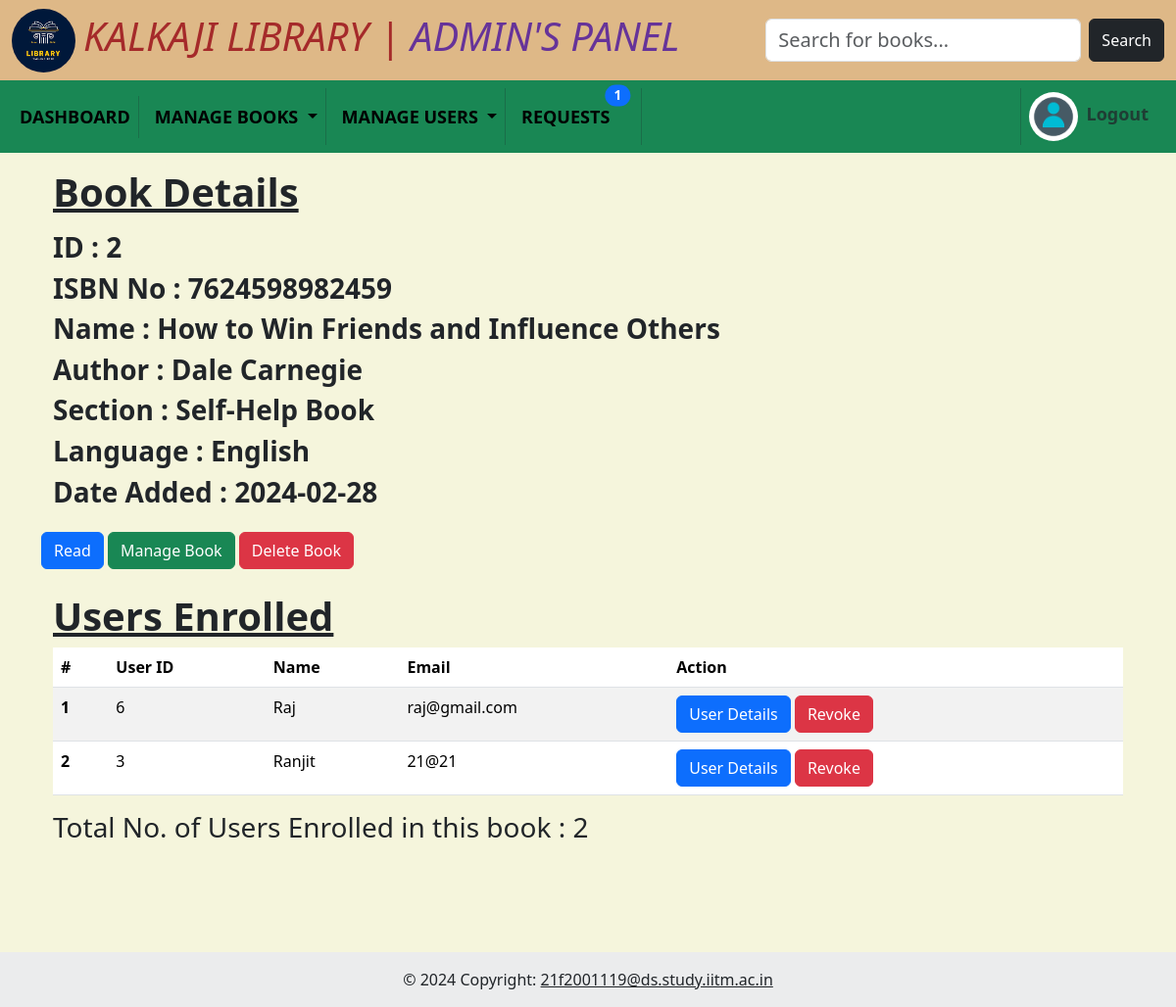
Page /view/2 (signed in) on the committed database.
### models/model.py (models this page shows)
class Book(db.Model):
    __tablename__ = "book"
    id = db.Column(db.Integer, autoincrement=True, nullable=False, primary_key=True)
    isbn = db.Column(db.Integer, unique=True, nullable=False)
    name = db.Column(db.String, nullable=False)
    content = db.Column(db.String)
    author_name = db.Column(db.String)
    section = db.Column(db.Integer, db.ForeignKey("sections.id"), nullable=False)
    language = db.Column(db.String)
    date_added = db.Column(db.Date)
    rating = db.Column(db.Integer)
    enrollments = db.relationship("Enrollments", back_populates="book")
    ratings = db.relationship("Rating", backref="book")
    sections = db.relationship('Sections', backref='books')

class Sections(db.Model):
    __tablename__ = "sections"
    id = db.Column(db.Integer, autoincrement=True, primary_key=True)
    name = db.Column(db.String, nullable=False, unique=True)
    date_created = db.Column(db.Date)
    description = db.Column(db.String)

class User(db.Model):
    __tablename__ = "user"
    id = db.Column(db.Integer, autoincrement=True, primary_key=True)
    name = db.Column(db.String, nullable=False)
    email = db.Column(db.String, unique=True)
    password = db.Column(db.String)
    enrollments = db.relationship("Enrollments", back_populates="user")

### controllers/admin.py (the view)
@app.route("/view/<int:id>", methods=["GET", "POST"])
def view(id):
    if request.method == "GET":
        book = Book.query.filter_by(id=id).first()
        enrollments = book.enrollments
        users = []
        for i in enrollments:
            user = User.query.filter_by(id=i.user_id).first()
            users.append(user)
        return render_template("admin/view.html", book=book, users=users, i=len(users))
    elif request.method == "POST":
        return redirect(url_for("users"))

### controllers/admin.py (called while the page is built)
@app.before_request
def before_req():
    if "admin" not in session and request.endpoint in admin_routes:
        return redirect("/admin_login")
    elif "user_id" not in session and request.endpoint in user_routes:
        return redirect("/user_login")

### controllers/index.py (called while the page is built)
@app.context_processor
def inject_admin():
    admin1 = 1
    admin0 = 0
    req = Book_req.query.all()
    msg = Messages.query.filter_by(user_id=session.get('user_id')).all()
    return dict(admin1=admin1, admin0=admin0, req=len(req), msg=len(msg))

### templates/admin/view.html (shortened to what this page needs)
{% include 'admin/layout.html' %}
<div class="container mt-3 d-flex flex-column min-vh-100">
    <div class="container">
        <h1 class="fw-bold text-decoration-underline">Book Details</h1>
        <h3 class="fw-bold mt-3">
            ID : {{ book.id }}
        </h3>
        <h3 class="fw-bold">
            ISBN No : {{ book.isbn }}
        </h3>
        <h3 class="fw-bold">
            Name : {{ book.name }}
        </h3>
        <h3 class="fw-bold">
            Author : {{ book.author_name }}
        </h3>
        <h3 class="fw-bold">
            Section : {{ book.sections.name }}
        </h3>
        <h3 class="fw-bold">
            Language : {{ book.language }}
        </h3>
        <h3 class="fw-bold">
            Date Added : {{ book.date_added }}
        </h3>
    </div>
    <div class="mb-4 mt-3">
        <a href="/book-id/{{book.id}}" class="btn btn-primary">Read</a>
        <a href="/update/{{book.id}}" class="btn btn-success">Manage Book</a>
        <a href="/delete/{{book.id}}" class="btn btn-danger">Delete Book</a>
    </div>
    <div class="container">
        <h1 class="fw-bold text-decoration-underline">Users Enrolled</h1>
        <table class="table table-striped table-hover">
            <thead>
                <tr>
                    <th scope="col">#</th>
                    <th scope="col">User ID</th>
                    <th scope="col">Name</th>
                    <th scope="col">Email</th>
                    <th scope="col">Action</th>
                </tr>
            </thead>
            <tbody>
                {% for user in users %}
                <tr>
                    <th scope="row">{{loop.index}}</th>
                    <td>{{user.id}}</td>
                    <td>{{user.name}}</td>
                    <td>{{user.email}}</td>
                    <td>
                        <a href="/user_details/{{user.id}}"><button class="btn btn-primary">User Details</button></a>
                        <a href="/revoke/{{ book.enrollments[0].id }}" class="btn btn-danger">Revoke</a>
                    </td>
                </tr>
                {% endfor %}
            </tbody>
        </table>
        <h3>Total No. of Users Enrolled in this book : {{ i }} </h3>
    </div>
</div>
{% include 'footer.html' %}

### static/global.css (style rules this page uses)
body { background-color: beige; }

### rows in the picture
Book: id "2", isbn "7624598982459", name "How to Win Friends and Influence Others", author_name "Dale Carnegie", language "English", date_added "2024-02-28"
Sections: sections.name "Self-Help Book"
User: id "6", name "Raj", email "raj@gmail.com"
User: id "3", name "Ranjit", email "21@21"

### other values in the picture
{{ req }} "1"
{{ i }} "2"
